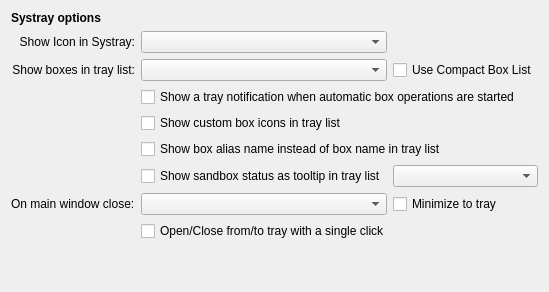
           <widget class="QWidget" name="tabTray">
            <attribute name="title">
             <string>System Tray</string>
            </attribute>
            <layout class="QGridLayout" name="gridLayout_42">
             <item row="0" column="0">
              <layout class="QGridLayout" name="gridLayout_41">
               <item row="2" column="0">
                <widget class="QLabel" name="label_21">
                 <property name="text">
                  <string>Show boxes in tray list:</string>
                 </property>
                 <property name="alignment">
                  <set>Qt::AlignmentFlag::AlignRight|Qt::AlignmentFlag::AlignTrailing|Qt::AlignmentFlag::AlignVCenter</set>
                 </property>
                 <property name="openExternalLinks">
                  <bool>true</bool>
                 </property>
                 <property name="buddy">
                  <cstring>cmbTrayBoxes</cstring>
                 </property>
                </widget>
               </item>
               <item row="1" column="0">
                <widget class="QLabel" name="label_20">
                 <property name="text">
                  <string>Show Icon in Systray:</string>
                 </property>
                 <property name="alignment">
                  <set>Qt::AlignmentFlag::AlignRight|Qt::AlignmentFlag::AlignTrailing|Qt::AlignmentFlag::AlignVCenter</set>
                 </property>
                 <property name="openExternalLinks">
                  <bool>true</bool>
                 </property>
                 <property name="buddy">
                  <cstring>cmbSysTray</cstring>
                 </property>
                </widget>
               </item>
               <item row="1" column="1">
                <widget class="QComboBox" name="cmbSysTray"/>
               </item>
               <item row="0" column="0">
                <widget class="QLabel" name="lblSysTray">
                 <property name="font">
                  <font>
                   <bold>true</bold>
                   <kerning>true</kerning>
                  </font>
                 </property>
                 <property name="text">
                  <string>Systray options</string>
                 </property>
                </widget>
               </item>
               <item row="9" column="1">
                <spacer name="horizontalSpacer_11">
                 <property name="orientation">
                  <enum>Qt::Orientation::Horizontal</enum>
                 </property>
                 <property name="sizeHint" stdset="0">
                  <size>
                   <width>40</width>
                   <height>20</height>
                  </size>
                 </property>
                </spacer>
               </item>
               <item row="9" column="0">
                <spacer name="verticalSpacer_14">
                 <property name="orientation">
                  <enum>Qt::Orientation::Vertical</enum>
                 </property>
                 <property name="sizeHint" stdset="0">
                  <size>
                   <width>20</width>
                   <height>40</height>
                  </size>
                 </property>
                </spacer>
               </item>
               <item row="2" column="2">
                <widget class="QCheckBox" name="chkCompactTray">
                 <property name="text">
                  <string>Use Compact Box List</string>
                 </property>
                 <property name="tristate">
                  <bool>false</bool>
                 </property>
                </widget>
               </item>
               <item row="7" column="1">
                <widget class="QComboBox" name="cmbOnClose"/>
               </item>
               <item row="2" column="1">
                <widget class="QComboBox" name="cmbTrayBoxes"/>
               </item>
               <item row="3" column="1" colspan="2">
                <widget class="QCheckBox" name="chkBoxOpsNotify">
                 <property name="text">
                  <string>Show a tray notification when automatic box operations are started</string>
                 </property>
                </widget>
               </item>
               <item row="7" column="0">
                <widget class="QLabel" name="label_28">
                 <property name="text">
                  <string>On main window close:</string>
                 </property>
                 <property name="buddy">
                  <cstring>cmbOnClose</cstring>
                 </property>
                </widget>
               </item>
               <item row="8" column="1" colspan="2">
                <widget class="QCheckBox" name="chkSingleShow">
                 <property name="text">
                  <string>Open/Close from/to tray with a single click</string>
                 </property>
                </widget>
               </item>
               <item row="7" column="2">
                <widget class="QCheckBox" name="chkMinimize">
                 <property name="text">
                  <string>Minimize to tray</string>
                 </property>
                </widget>
               </item>
               <item row="4" column="1" colspan="2">
                <widget class="QCheckBox" name="chkTrayIcons">
                 <property name="text">
                  <string>Show custom box icons in tray list</string>
                 </property>
                </widget>
               </item>
               <item row="5" column="1" colspan="2">
                <widget class="QCheckBox" name="chkTrayUseAlias">
                 <property name="text">
                  <string>Show box alias name instead of box name in tray list</string>
                 </property>
                </widget>
               </item>
               <item row="6" column="1">
                <widget class="QCheckBox" name="chkTrayStatusTip">
                 <property name="tristate">
                  <bool>true</bool>
                 </property>
                 <property name="toolTip">
                  <string>Tri-state behavior: unchecked = never, partially checked = only while Ctrl is held (default), checked = always.</string>
                 </property>
                 <property name="text">
                  <string>Show sandbox status as tooltip in tray list</string>
                 </property>
                </widget>
               </item>
               <item row="6" column="2">
                <widget class="QComboBox" name="cmbTrayStatusTipModifier"/>
               </item>
              </layout>
             </item>
            </layout>
           </widget>
